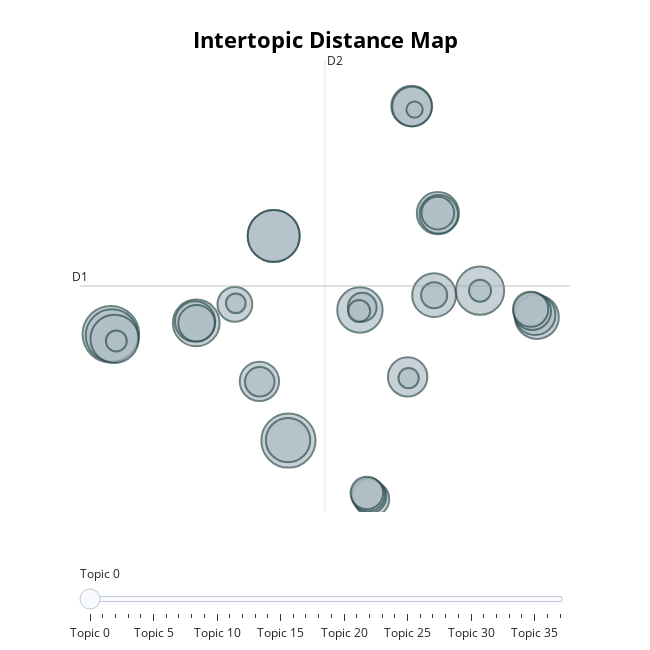

Notebook code cell kept with this figure:
### Markdown cell above
---

# PARTE II
## Topic Modeling (No supervisado)

---

### Code cell
# 1. Instalación de librerías
# Para poder ejecutar este fragmento de codigo se tiene que instalar la siguiente libreria 
# !pip install bertopic sentence-transformers pandas

import pandas as pd
from bertopic import BERTopic
from sentence_transformers import SentenceTransformer
from umap import UMAP
from hdbscan import HDBSCAN
import re

# ==========================================
# 1. Carga y Limpieza (Igual que Parte 1)
# ==========================================
print("=" * 54)
print("=" * 6 + " 2.1 Carga y Limpieza (Igual que Parte 1) " + "=" * 6)
print("=" * 54)

df = pd.read_csv('retail_reviews.csv')

# Limpieza básica para quitar ruido visual
def clean_text(text):
    if pd.isna(text): return ""
    text = re.sub(r'[^a-zA-ZáéíóúñÁÉÍÓÚÑ ]', '', text)
    return text.lower().strip()

df['text_clean'] = df['text'].apply(clean_text)
docs = df[df['text_clean'] != ""]['text_clean'].tolist()

# ==========================================
# 2. Configuración del Pipeline BERTopic
# ==========================================
print("=" * 53)
print("=" * 6 + " 2.2 Configuración del Pipeline BERTopic " + "=" * 6)
print("=" * 53)

# Paso 1: Embeddings (Multilingüe para Español)
# Usamos un modelo que soporte español para captar semántica correcta
embedding_model = SentenceTransformer("paraphrase-multilingual-MiniLM-L12-v2")
embeddings = embedding_model.encode(docs, show_progress_bar=True)

# Paso 2: UMAP (Reducción de Dimensionalidad)
# n_neighbors=15: Balance entre estructura local y global
# n_components=5: Reducimos a 5 dimensiones para que HDBSCAN trabaje bien
umap_model = UMAP(n_neighbors=15, n_components=5, min_dist=0.0, metric='cosine', random_state=42)

# Paso 3: HDBSCAN (Clusterización)
# min_cluster_size=10: Queremos tópicos con al menos 10 reseñas
# prediction_data=True: Para poder predecir nuevos documentos luego
hdbscan_model = HDBSCAN(min_cluster_size=10, metric='euclidean', cluster_selection_method='eom', prediction_data=True)

# ==========================================
# 3. Entrenamiento del Modelo
# ==========================================
print("=" * 42)
print("=" * 6 + " 2.3 Entrenamiento del Modelo " + "=" * 6)
print("=" * 42)
topic_model = BERTopic(
    embedding_model=embedding_model, # Paso 1
    umap_model=umap_model,           # Paso 2
    hdbscan_model=hdbscan_model,     # Paso 3
    language="multilingual",         # Refuerzo para stopwords en español
    calculate_probabilities=True,
    verbose=True
)

topics, probs = topic_model.fit_transform(docs, embeddings)

# ==========================================
# 4. Resultados e Interpretación de Negocio
# ==========================================
print("=" * 56)
print("=" * 6 + " 2.4 Resultados e Interpretación de Negocio " + "=" * 6)
print("=" * 56)

# Generaramos la tabla de Top 5 Tópicos
freq = topic_model.get_topic_info()
print("\n--- Top 5 Tópicos Encontrados ---")
print(freq.head(6)) # head(6) porque el primero suele ser el -1 (Ruido)

# Mostrar palabras clave del Tópico 0 (el más frecuente)
print("\n--- Palabras Clave del Tópico Principal (ID 0) ---")
print(topic_model.get_topic(0))

# Visualización pora que nos funcione en Jupyter/Colab
topic_model.visualize_barchart(top_n_topics=5)
topic_model.visualize_topics()

### Figure 1 — Plotly figure (JSON) as saved in the notebook; plotly's stock layout.template omitted (floating-point values rounded to 4 significant figures)
{"data": [{"customdata": [[0, "contento | empacado | bien | buena | rápido", 132], [1, "son | perfectos | compra | color | tamaño", 121], [2, "estado | en | recomendado | llegó | rápido", 113], [3, "eficaz | empacado | bien | recomendado | llegó", 112], [4, "funciona | excelentemente | duradero | es | el", 111], [5, "fue | envío | buena | rápido | el", 96], [6, "impecable | gran | cliente | al | atención", 96], [7, "insatisfecho | empaque | defectuoso | sucio | muy", 90], [8, "tarde | estaba | roto | envío | llegó", 85], [9, "justo | satisfecho | precio | la | es", 81], [10, "nuevo | mis | expectativas | compraría | superó", 79], [11, "mala | pésima | cliente | al | atención", 79], [12, "poco | esperaba | uso | después | que", 73], [13, "recomiendo | constantemente | falla | lo | no", 68], [14, "ofrece | para | que | pésima | caro", 68], [15, "dañado | sucio | no | recomendado | producto", 67], [16, "total | una | decepción | defectuoso | producto", 65], [17, "lento | funcionar | decepción | gran | caro", 64], [18, "servicio | buen | duradero | cliente | al", 64], [19, "llegar | estaba | empaque | sucio | en", 61], [20, "mercado | demasiado | para | caro | buena", 58], [21, "rompió | frágil | se | color | es", 55], [22, "elevado | precio | duradero | pero | es", 51], [23, "pocos | los | días | mala | roto", 50], [24, "mediocre | pero | rápido | de | calidad", 50], [25, "lenta | aunque | fue | la | atención", 47], [26, "menores | fallas | tiene | algunas | buena", 46], [27, "esperado | tamaño | no | llegó | pero", 44], [28, "documentación | confusa | aunque | buen | la", 44], [29, "servicio | buen | duradero | cliente | al", 36], [30, "tarde | envío | llegó | pero | excelente", 34], [31, "nuevo | mis | expectativas | compraría | superó", 28], [32, "tarde | envío | llegó | pero | excelente", 20], [33, "impecable | gran | cliente | al | atención", 20], [34, "fue | envío | buena | rápido | el", 18], [35, "lento | funcionar | decepción | gran | caro", 17], [36, "pocos | los | días | mala | roto", 16], [37, "total | una | decepción | defectuoso | producto", 11]], "hovertemplate": "<b>Topic %{customdata[0]}</b><br>%{customdata[1]}<br>Size: %{customdata[2]}", "legendgroup": "", "marker": {"color": "#B0BEC5", "line": {"color": "DarkSlateGrey", "width": 2}, "size": [132, 121, 113, 112, 111, 96, 96, 90, 85, 81, 79, 79, 73, 68, 68, 67, 65, 64, 64, 61, 58, 55, 51, 50, 50, 47, 46, 44, 44, 36, 34, 28, 20, 20, 18, 17, 16, 11], "sizemode": "area", "sizeref": 0.0825, "symbol": "circle"}, "mode": "markers", "name": "", "orientation": "v", "showlegend": false, "type": "scatter", "x": [-17.88, -2.457, -17.79, -3.739, -3.739, -17.56, 14.19, -10.47, 3.756, -2.491, 10.2, 19.14, 10.53, 8.248, 18.98, -10.57, 8.284, 7.902, -4.978, 10.61, 18.73, -10.44, 18.59, -7.108, 4.788, 4.59, 4.474, 10.53, 4.361, -4.95, 3.954, 10.2, 3.684, 14.19, -17.41, 7.987, -7.028, 8.502], "xaxis": "x", "y": [5.557, -1.951, 5.466, 12.5, 12.5, 5.232, 8.637, 6.361, 7.272, -1.924, 8.319, 6.773, 14.11, 21.68, 6.934, 6.461, 21.65, 2.545, 2.23, 14.03, 7.184, 6.329, 7.323, 7.669, -6.088, -5.89, -5.774, 14.12, -5.661, 2.199, 7.469, 8.314, 7.2, 8.637, 5.083, 2.461, 7.748, 21.43], "yaxis": "y"}], "layout": {"annotations": [{"showarrow": false, "text": "D1", "x": -20.57, "y": 8.966, "yshift": 10}, {"showarrow": false, "text": "D2", "x": 0.7207, "xshift": 10, "y": 24.93}], "height": 650, "hoverlabel": {"bgcolor": "white", "font": {"family": "Rockwell", "size": 16}}, "legend": {"itemsizing": "constant", "tracegroupgap": 0}, "margin": {"t": 60}, "shapes": [{"line": {"color": "#CFD8DC", "width": 2}, "type": "line", "x0": 0.7207, "x1": 0.7207, "y0": -7.001, "y1": 24.93}, {"line": {"color": "#9E9E9E", "width": 2}, "type": "line", "x0": -20.57, "x1": 22.01, "y0": 8.966, "y1": 8.966}], "sliders": [{"active": 0, "pad": {"t": 50}, "steps": [{"args": [{"marker.color": [["red", "#B0BEC5", "#B0BEC5", "#B0BEC5", "#B0BEC5", "#B0BEC5", "#B0BEC5", "#B0BEC5", "#B0BEC5", "#B0BEC5", "#B0BEC5", "#B0BEC5", "#B0BEC5", "#B0BEC5", "#B0BEC5", "#B0BEC5", "#B0BEC5", "#B0BEC5", "#B0BEC5", "#B0BEC5", "#B0BEC5", "#B0BEC5", "#B0BEC5", "#B0BEC5", "#B0BEC5", "#B0BEC5", "#B0BEC5", "#B0BEC5", "#B0BEC5", "#B0BEC5", "#B0BEC5", "#B0BEC5", "#B0BEC5", "#B0BEC5", "#B0BEC5", "#B0BEC5", "#B0BEC5", "#B0BEC5"]]}], "label": "Topic 0", "method": "update"}, {"args": [{"marker.color": [["#B0BEC5", "red", "#B0BEC5", "#B0BEC5", "#B0BEC5", "#B0BEC5", "#B0BEC5", "#B0BEC5", "#B0BEC5", "#B0BEC5", "#B0BEC5", "#B0BEC5", "#B0BEC5", "#B0BEC5", "#B0BEC5", "#B0BEC5", "#B0BEC5", "#B0BEC5", "#B0BEC5", "#B0BEC5", "#B0BEC5", "#B0BEC5", "#B0BEC5", "#B0BEC5", "#B0BEC5", "#B0BEC5", "#B0BEC5", "#B0BEC5", "#B0BEC5", "#B0BEC5", "#B0BEC5", "#B0BEC5", "#B0BEC5", "#B0BEC5", "#B0BEC5", "#B0BEC5", "#B0BEC5", "#B0BEC5"]]}], "label": "Topic 1", "method": "update"}, {"args": [{"marker.color": [["#B0BEC5", "#B0BEC5", "red", "#B0BEC5", "#B0BEC5", "#B0BEC5", "#B0BEC5", "#B0BEC5", "#B0BEC5", "#B0BEC5", "#B0BEC5", "#B0BEC5", "#B0BEC5", "#B0BEC5", "#B0BEC5", "#B0BEC5", "#B0BEC5", "#B0BEC5", "#B0BEC5", "#B0BEC5", "#B0BEC5", "#B0BEC5", "#B0BEC5", "#B0BEC5", "#B0BEC5", "#B0BEC5", "#B0BEC5", "#B0BEC5", "#B0BEC5", "#B0BEC5", "#B0BEC5", "#B0BEC5", "#B0BEC5", "#B0BEC5", "#B0BEC5", "#B0BEC5", "#B0BEC5", "#B0BEC5"]]}], "label": "Topic 2", "method": "update"}, {"args": [{"marker.color": [["#B0BEC5", "#B0BEC5", "#B0BEC5", "red", "#B0BEC5", "#B0BEC5", "#B0BEC5", "#B0BEC5", "#B0BEC5", "#B0BEC5", "#B0BEC5", "#B0BEC5", "#B0BEC5", "#B0BEC5", "#B0BEC5", "#B0BEC5", "#B0BEC5", "#B0BEC5", "#B0BEC5", "#B0BEC5", "#B0BEC5", "#B0BEC5", "#B0BEC5", "#B0BEC5", "#B0BEC5", "#B0BEC5", "#B0BEC5", "#B0BEC5", "#B0BEC5", "#B0BEC5", "#B0BEC5", "#B0BEC5", "#B0BEC5", "#B0BEC5", "#B0BEC5", "#B0BEC5", "#B0BEC5", "#B0BEC5"]]}], "label": "Topic 3", "method": "update"}, {"args": [{"marker.color": [["#B0BEC5", "#B0BEC5", "#B0BEC5", "#B0BEC5", "red", "#B0BEC5", "#B0BEC5", "#B0BEC5", "#B0BEC5", "#B0BEC5", "#B0BEC5", "#B0BEC5", "#B0BEC5", "#B0BEC5", "#B0BEC5", "#B0BEC5", "#B0BEC5", "#B0BEC5", "#B0BEC5", "#B0BEC5", "#B0BEC5", "#B0BEC5", "#B0BEC5", "#B0BEC5", "#B0BEC5", "#B0BEC5", "#B0BEC5", "#B0BEC5", "#B0BEC5", "#B0BEC5", "#B0BEC5", "#B0BEC5", "#B0BEC5", "#B0BEC5", "#B0BEC5", "#B0BEC5", "#B0BEC5", "#B0BEC5"]]}], "label": "Topic 4", "method": "update"}, {"args": [{"marker.color": [["#B0BEC5", "#B0BEC5", "#B0BEC5", "#B0BEC5", "#B0BEC5", "red", "#B0BEC5", "#B0BEC5", "#B0BEC5", "#B0BEC5", "#B0BEC5", "#B0BEC5", "#B0BEC5", "#B0BEC5", "#B0BEC5", "#B0BEC5", "#B0BEC5", "#B0BEC5", "#B0BEC5", "#B0BEC5", "#B0BEC5", "#B0BEC5", "#B0BEC5", "#B0BEC5", "#B0BEC5", "#B0BEC5", "#B0BEC5", "#B0BEC5", "#B0BEC5", "#B0BEC5", "#B0BEC5", "#B0BEC5", "#B0BEC5", "#B0BEC5", "#B0BEC5", "#B0BEC5", "#B0BEC5", "#B0BEC5"]]}], "label": "Topic 5", "method": "update"}, {"args": [{"marker.color": [["#B0BEC5", "#B0BEC5", "#B0BEC5", "#B0BEC5", "#B0BEC5", "#B0BEC5", "red", "#B0BEC5", "#B0BEC5", "#B0BEC5", "#B0BEC5", "#B0BEC5", "#B0BEC5", "#B0BEC5", "#B0BEC5", "#B0BEC5", "#B0BEC5", "#B0BEC5", "#B0BEC5", "#B0BEC5", "#B0BEC5", "#B0BEC5", "#B0BEC5", "#B0BEC5", "#B0BEC5", "#B0BEC5", "#B0BEC5", "#B0BEC5", "#B0BEC5", "#B0BEC5", "#B0BEC5", "#B0BEC5", "#B0BEC5", "#B0BEC5", "#B0BEC5", "#B0BEC5", "#B0BEC5", "#B0BEC5"]]}], "label": "Topic 6", "method": "update"}, {"args": [{"marker.color": [["#B0BEC5", "#B0BEC5", "#B0BEC5", "#B0BEC5", "#B0BEC5", "#B0BEC5", "#B0BEC5", "red", "#B0BEC5", "#B0BEC5", "#B0BEC5", "#B0BEC5", "#B0BEC5", "#B0BEC5", "#B0BEC5", "#B0BEC5", "#B0BEC5", "#B0BEC5", "#B0BEC5", "#B0BEC5", "#B0BEC5", "#B0BEC5", "#B0BEC5", "#B0BEC5", "#B0BEC5", "#B0BEC5", "#B0BEC5", "#B0BEC5", "#B0BEC5", "#B0BEC5", "#B0BEC5", "#B0BEC5", "#B0BEC5", "#B0BEC5", "#B0BEC5", "#B0BEC5", "#B0BEC5", "#B0BEC5"]]}], "label": "Topic 7", "method": "update"}, {"args": [{"marker.color": [["#B0BEC5", "#B0BEC5", "#B0BEC5", "#B0BEC5", "#B0BEC5", "#B0BEC5", "#B0BEC5", "#B0BEC5", "red", "#B0BEC5", "#B0BEC5", "#B0BEC5", "#B0BEC5", "#B0BEC5", "#B0BEC5", "#B0BEC5", "#B0BEC5", "#B0BEC5", "#B0BEC5", "#B0BEC5", "#B0BEC5", "#B0BEC5", "#B0BEC5", "#B0BEC5", "#B0BEC5", "#B0BEC5", "#B0BEC5", "#B0BEC5", "#B0BEC5", "#B0BEC5", "#B0BEC5", "#B0BEC5", "#B0BEC5", "#B0BEC5", "#B0BEC5", "#B0BEC5", "#B0BEC5", "#B0BEC5"]]}], "label": "Topic 8", "method": "update"}, {"args": [{"marker.color": [["#B0BEC5", "#B0BEC5", "#B0BEC5", "#B0BEC5", "#B0BEC5", "#B0BEC5", "#B0BEC5", "#B0BEC5", "#B0BEC5", "red", "#B0BEC5", "#B0BEC5", "#B0BEC5", "#B0BEC5", "#B0BEC5", "#B0BEC5", "#B0BEC5", "#B0BEC5", "#B0BEC5", "#B0BEC5", "#B0BEC5", "#B0BEC5", "#B0BEC5", "#B0BEC5", "#B0BEC5", "#B0BEC5", "#B0BEC5", "#B0BEC5", "#B0BEC5", "#B0BEC5", "#B0BEC5", "#B0BEC5", "#B0BEC5", "#B0BEC5", "#B0BEC5", "#B0BEC5", "#B0BEC5", "#B0BEC5"]]}], "label": "Topic 9", "method": "update"}, {"args": [{"marker.color": [["#B0BEC5", "#B0BEC5", "#B0BEC5", "#B0BEC5", "#B0BEC5", "#B0BEC5", "#B0BEC5", "#B0BEC5", "#B0BEC5", "#B0BEC5", "red", "#B0BEC5", "#B0BEC5", "#B0BEC5", "#B0BEC5", "#B0BEC5", "#B0BEC5", "#B0BEC5", "#B0BEC5", "#B0BEC5", "#B0BEC5", "#B0BEC5", "#B0BEC5", "#B0BEC5", "#B0BEC5", "#B0BEC5", "#B0BEC5", "#B0BEC5", "#B0BEC5", "#B0BEC5", "#B0BEC5", "#B0BEC5", "#B0BEC5", "#B0BEC5", "#B0BEC5", "#B0BEC5", "#B0BEC5", "#B0BEC5"]]}], "label": "Topic 10", "method": "update"}, {"args": [{"marker.color": [["#B0BEC5", "#B0BEC5", "#B0BEC5", "#B0BEC5", "#B0BEC5", "#B0BEC5", "#B0BEC5", "#B0BEC5", "#B0BEC5", "#B0BEC5", "#B0BEC5", "red", "#B0BEC5", "#B0BEC5", "#B0BEC5", "#B0BEC5", "#B0BEC5", "#B0BEC5", "#B0BEC5", "#B0BEC5", "#B0BEC5", "#B0BEC5", "#B0BEC5", "#B0BEC5", "#B0BEC5", "#B0BEC5", "#B0BEC5", "#B0BEC5", "#B0BEC5", "#B0BEC5", "#B0BEC5", "#B0BEC5", "#B0BEC5", "#B0BEC5", "#B0BEC5", "#B0BEC5", "#B0BEC5", "#B0BEC5"]]}], "label": "Topic 11", "method": "update"}, {"args": [{"marker.color": [["#B0BEC5", "#B0BEC5", "#B0BEC5", "#B0BEC5", "#B0BEC5", "#B0BEC5", "#B0BEC5", "#B0BEC5", "#B0BEC5", "#B0BEC5", "#B0BEC5", "#B0BEC5", "red", "#B0BEC5", "#B0BEC5", "#B0BEC5", "#B0BEC5", "#B0BEC5", "#B0BEC5", "#B0BEC5", "#B0BEC5", "#B0BEC5", "#B0BEC5", "#B0BEC5", "#B0BEC5", "#B0BEC5", "#B0BEC5", "#B0BEC5", "#B0BEC5", "#B0BEC5", "#B0BEC5", "#B0BEC5", "#B0BEC5", "#B0BEC5", "#B0BEC5", "#B0BEC5", "#B0BEC5", "#B0BEC5"]]}], "label": "Topic 12", "method": "update"}, {"args": [{"marker.color": [["#B0BEC5", "#B0BEC5", "#B0BEC5", "#B0BEC5", "#B0BEC5", "#B0BEC5", "#B0BEC5", "#B0BEC5", "#B0BEC5", "#B0BEC5", "#B0BEC5", "#B0BEC5", "#B0BEC5", "red", "#B0BEC5", "#B0BEC5", "#B0BEC5", "#B0BEC5", "#B0BEC5", "#B0BEC5", "#B0BEC5", "#B0BEC5", "#B0BEC5", "#B0BEC5", "#B0BEC5", "#B0BEC5", "#B0BEC5", "#B0BEC5", "#B0BEC5", "#B0BEC5", "#B0BEC5", "#B0BEC5", "#B0BEC5", "#B0BEC5", "#B0BEC5", "#B0BEC5", "#B0BEC5", "#B0BEC5"]]}], "label": "Topic 13", "method": "update"}, {"args": [{"marker.color": [["#B0BEC5", "#B0BEC5", "#B0BEC5", "#B0BEC5", "#B0BEC5", "#B0BEC5", "#B0BEC5", "#B0BEC5", "#B0BEC5", "#B0BEC5", "#B0BEC5", "#B0BEC5", "#B0BEC5", "#B0BEC5", "red", "#B0BEC5", "#B0BEC5", "#B0BEC5", "#B0BEC5", "#B0BEC5", "#B0BEC5", "#B0BEC5", "#B0BEC5", "#B0BEC5", "#B0BEC5", "#B0BEC5", "#B0BEC5", "#B0BEC5", "#B0BEC5", "#B0BEC5", "#B0BEC5", "#B0BEC5", "#B0BEC5", "#B0BEC5", "#B0BEC5", "#B0BEC5", "#B0BEC5", "#B0BEC5"]]}], "label": "Topic 14", "method": "update"}, {"args": [{"marker.color": [["#B0BEC5", "#B0BEC5", "#B0BEC5", "#B0BEC5", "#B0BEC5", "#B0BEC5", "#B0BEC5", "#B0BEC5", "#B0BEC5", "#B0BEC5", "#B0BEC5", "#B0BEC5", "#B0BEC5", "#B0BEC5", "#B0BEC5", "red", "#B0BEC5", "#B0BEC5", "#B0BEC5", "#B0BEC5", "#B0BEC5", "#B0BEC5", "#B0BEC5", "#B0BEC5", "#B0BEC5", "#B0BEC5", "#B0BEC5", "#B0BEC5", "#B0BEC5", "#B0BEC5", "#B0BEC5", "#B0BEC5", "#B0BEC5", "#B0BEC5", "#B0BEC5", "#B0BEC5", "#B0BEC5", "#B0BEC5"]]}], "label": "Topic 15", "method": "update"}, {"args": [{"marker.color": [["#B0BEC5", "#B0BEC5", "#B0BEC5", "#B0BEC5", "#B0BEC5", "#B0BEC5", "#B0BEC5", "#B0BEC5", "#B0BEC5", "#B0BEC5", "#B0BEC5", "#B0BEC5", "#B0BEC5", "#B0BEC5", "#B0BEC5", "#B0BEC5", "red", "#B0BEC5", "#B0BEC5", "#B0BEC5", "#B0BEC5", "#B0BEC5", "#B0BEC5", "#B0BEC5", "#B0BEC5", "#B0BEC5", "#B0BEC5", "#B0BEC5", "#B0BEC5", "#B0BEC5", "#B0BEC5", "#B0BEC5", "#B0BEC5", "#B0BEC5", "#B0BEC5", "#B0BEC5", "#B0BEC5", "#B0BEC5"]]}], "label": "Topic 16", "method": "update"}, {"args": [{"marker.color": [["#B0BEC5", "#B0BEC5", "#B0BEC5", "#B0BEC5", "#B0BEC5", "#B0BEC5", "#B0BEC5", "#B0BEC5", "#B0BEC5", "#B0BEC5", "#B0BEC5", "#B0BEC5", "#B0BEC5", "#B0BEC5", "#B0BEC5", "#B0BEC5", "#B0BEC5", "red", "#B0BEC5", "#B0BEC5", "#B0BEC5", "#B0BEC5", "#B0BEC5", "#B0BEC5", "#B0BEC5", "#B0BEC5", "#B0BEC5", "#B0BEC5", "#B0BEC5", "#B0BEC5", "#B0BEC5", "#B0BEC5", "#B0BEC5", "#B0BEC5", "#B0BEC5", "#B0BEC5", "#B0BEC5", "#B0BEC5"]]}], "label": "Topic 17", "method": "update"}, {"args": [{"marker.color": [["#B0BEC5", "#B0BEC5", "#B0BEC5", "#B0BEC5", "#B0BEC5", "#B0BEC5", "#B0BEC5", "#B0BEC5", "#B0BEC5", "#B0BEC5", "#B0BEC5", "#B0BEC5", "#B0BEC5", "#B0BEC5", "#B0BEC5", "#B0BEC5", "#B0BEC5", "#B0BEC5", "red", "#B0BEC5", "#B0BEC5", "#B0BEC5", "#B0BEC5", "#B0BEC5", "#B0BEC5", "#B0BEC5", "#B0BEC5", "#B0BEC5", "#B0BEC5", "#B0BEC5", "#B0BEC5", "#B0BEC5", "#B0BEC5", "#B0BEC5", "#B0BEC5", "#B0BEC5", "#B0BEC5", "#B0BEC5"]]}], "label": "Topic 18", "method": "update"}, {"args": [{"marker.color": [["#B0BEC5", "#B0BEC5", "#B0BEC5", "#B0BEC5", "#B0BEC5", "#B0BEC5", "#B0BEC5", "#B0BEC5", "#B0BEC5", "#B0BEC5", "#B0BEC5", "#B0BEC5", "#B0BEC5", "#B0BEC5", "#B0BEC5", "#B0BEC5", "#B0BEC5", "#B0BEC5", "#B0BEC5", "red", "#B0BEC5", "#B0BEC5", "#B0BEC5", "#B0BEC5", "#B0BEC5", "#B0BEC5", "#B0BEC5", "#B0BEC5", "#B0BEC5", "#B0BEC5", "#B0BEC5", "#B0BEC5", "#B0BEC5", "#B0BEC5", "#B0BEC5", "#B0BEC5", "#B0BEC5", "#B0BEC5"]]}], "label": "Topic 19", "method": "update"}, {"args": [{"marker.color": [["#B0BEC5", "#B0BEC5", "#B0BEC5", "#B0BEC5", "#B0BEC5", "#B0BEC5", "#B0BEC5", "#B0BEC5", "#B0BEC5", "#B0BEC5", "#B0BEC5", "#B0BEC5", "#B0BEC5", "#B0BEC5", "#B0BEC5", "#B0BEC5", "#B0BEC5", "#B0BEC5", "#B0BEC5", "#B0BEC5", "red", "#B0BEC5", "#B0BEC5", "#B0BEC5", "#B0BEC5", "#B0BEC5", "#B0BEC5", "#B0BEC5", "#B0BEC5", "#B0BEC5", "#B0BEC5", "#B0BEC5", "#B0BEC5", "#B0BEC5", "#B0BEC5", "#B0BEC5", "#B0BEC5", "#B0BEC5"]]}], "label": "Topic 20", "method": "update"}, {"args": [{"marker.color": [["#B0BEC5", "#B0BEC5", "#B0BEC5", "#B0BEC5", "#B0BEC5", "#B0BEC5", "#B0BEC5", "#B0BEC5", "#B0BEC5", "#B0BEC5", "#B0BEC5", "#B0BEC5", "#B0BEC5", "#B0BEC5", "#B0BEC5", "#B0BEC5", "#B0BEC5", "#B0BEC5", "#B0BEC5", "#B0BEC5", "#B0BEC5", "red", "#B0BEC5", "#B0BEC5", "#B0BEC5", "#B0BEC5", "#B0BEC5", "#B0BEC5", "#B0BEC5", "#B0BEC5", "#B0BEC5", "#B0BEC5", "#B0BEC5", "#B0BEC5", "#B0BEC5", "#B0BEC5", "#B0BEC5", "#B0BEC5"]]}], "label": "Topic 21", "method": "update"}, {"args": [{"marker.color": [["#B0BEC5", "#B0BEC5", "#B0BEC5", "#B0BEC5", "#B0BEC5", "#B0BEC5", "#B0BEC5", "#B0BEC5", "#B0BEC5", "#B0BEC5", "#B0BEC5", "#B0BEC5", "#B0BEC5", "#B0BEC5", "#B0BEC5", "#B0BEC5", "#B0BEC5", "#B0BEC5", "#B0BEC5", "#B0BEC5", "#B0BEC5", "#B0BEC5", "red", "#B0BEC5", "#B0BEC5", "#B0BEC5", "#B0BEC5", "#B0BEC5", "#B0BEC5", "#B0BEC5", "#B0BEC5", "#B0BEC5", "#B0BEC5", "#B0BEC5", "#B0BEC5", "#B0BEC5", "#B0BEC5", "#B0BEC5"]]}], "label": "Topic 22", "method": "update"}, {"args": [{"marker.color": [["#B0BEC5", "#B0BEC5", "#B0BEC5", "#B0BEC5", "#B0BEC5", "#B0BEC5", "#B0BEC5", "#B0BEC5", "#B0BEC5", "#B0BEC5", "#B0BEC5", "#B0BEC5", "#B0BEC5", "#B0BEC5", "#B0BEC5", "#B0BEC5", "#B0BEC5", "#B0BEC5", "#B0BEC5", "#B0BEC5", "#B0BEC5", "#B0BEC5", "#B0BEC5", "red", "#B0BEC5", "#B0BEC5", "#B0BEC5", "#B0BEC5", "#B0BEC5", "#B0BEC5", "#B0BEC5", "#B0BEC5", "#B0BEC5", "#B0BEC5", "#B0BEC5", "#B0BEC5", "#B0BEC5", "#B0BEC5"]]}], "label": "Topic 23", "method": "update"}, {"args": [{"marker.color": [["#B0BEC5", "#B0BEC5", "#B0BEC5", "#B0BEC5", "#B0BEC5", "#B0BEC5", "#B0BEC5", "#B0BEC5", "#B0BEC5", "#B0BEC5", "#B0BEC5", "#B0BEC5", "#B0BEC5", "#B0BEC5", "#B0BEC5", "#B0BEC5", "#B0BEC5", "#B0BEC5", "#B0BEC5", "#B0BEC5", "#B0BEC5", "#B0BEC5", "#B0BEC5", "#B0BEC5", "red", "#B0BEC5", "#B0BEC5", "#B0BEC5", "#B0BEC5", "#B0BEC5", "#B0BEC5", "#B0BEC5", "#B0BEC5", "#B0BEC5", "#B0BEC5", "#B0BEC5", "#B0BEC5", "#B0BEC5"]]}], "label": "Topic 24", "method": "update"}, {"args": [{"marker.color": [["#B0BEC5", "#B0BEC5", "#B0BEC5", "#B0BEC5", "#B0BEC5", "#B0BEC5", "#B0BEC5", "#B0BEC5", "#B0BEC5", "#B0BEC5", "#B0BEC5", "#B0BEC5", "#B0BEC5", "#B0BEC5", "#B0BEC5", "#B0BEC5", "#B0BEC5", "#B0BEC5", "#B0BEC5", "#B0BEC5", "#B0BEC5", "#B0BEC5", "#B0BEC5", "#B0BEC5", "#B0BEC5", "red", "#B0BEC5", "#B0BEC5", "#B0BEC5", "#B0BEC5", "#B0BEC5", "#B0BEC5", "#B0BEC5", "#B0BEC5", "#B0BEC5", "#B0BEC5", "#B0BEC5", "#B0BEC5"]]}], "label": "Topic 25", "method": "update"}, {"args": [{"marker.color": [["#B0BEC5", "#B0BEC5", "#B0BEC5", "#B0BEC5", "#B0BEC5", "#B0BEC5", "#B0BEC5", "#B0BEC5", "#B0BEC5", "#B0BEC5", "#B0BEC5", "#B0BEC5", "#B0BEC5", "#B0BEC5", "#B0BEC5", "#B0BEC5", "#B0BEC5", "#B0BEC5", "#B0BEC5", "#B0BEC5", "#B0BEC5", "#B0BEC5", "#B0BEC5", "#B0BEC5", "#B0BEC5", "#B0BEC5", "red", "#B0BEC5", "#B0BEC5", "#B0BEC5", "#B0BEC5", "#B0BEC5", "#B0BEC5", "#B0BEC5", "#B0BEC5", "#B0BEC5", "#B0BEC5", "#B0BEC5"]]}], "label": "Topic 26", "method": "update"}, {"args": [{"marker.color": [["#B0BEC5", "#B0BEC5", "#B0BEC5", "#B0BEC5", "#B0BEC5", "#B0BEC5", "#B0BEC5", "#B0BEC5", "#B0BEC5", "#B0BEC5", "#B0BEC5", "#B0BEC5", "#B0BEC5", "#B0BEC5", "#B0BEC5", "#B0BEC5", "#B0BEC5", "#B0BEC5", "#B0BEC5", "#B0BEC5", "#B0BEC5", "#B0BEC5", "#B0BEC5", "#B0BEC5", "#B0BEC5", "#B0BEC5", "#B0BEC5", "red", "#B0BEC5", "#B0BEC5", "#B0BEC5", "#B0BEC5", "#B0BEC5", "#B0BEC5", "#B0BEC5", "#B0BEC5", "#B0BEC5", "#B0BEC5"]]}], "label": "Topic 27", "method": "update"}, {"args": [{"marker.color": [["#B0BEC5", "#B0BEC5", "#B0BEC5", "#B0BEC5", "#B0BEC5", "#B0BEC5", "#B0BEC5", "#B0BEC5", "#B0BEC5", "#B0BEC5", "#B0BEC5", "#B0BEC5", "#B0BEC5", "#B0BEC5", "#B0BEC5", "#B0BEC5", "#B0BEC5", "#B0BEC5", "#B0BEC5", "#B0BEC5", "#B0BEC5", "#B0BEC5", "#B0BEC5", "#B0BEC5", "#B0BEC5", "#B0BEC5", "#B0BEC5", "#B0BEC5", "red", "#B0BEC5", "#B0BEC5", "#B0BEC5", "#B0BEC5", "#B0BEC5", "#B0BEC5", "#B0BEC5", "#B0BEC5", "#B0BEC5"]]}], "label": "Topic 28", "method": "update"}, {"args": [{"marker.color": [["#B0BEC5", "#B0BEC5", "#B0BEC5", "#B0BEC5", "#B0BEC5", "#B0BEC5", "#B0BEC5", "#B0BEC5", "#B0BEC5", "#B0BEC5", "#B0BEC5", "#B0BEC5", "#B0BEC5", "#B0BEC5", "#B0BEC5", "#B0BEC5", "#B0BEC5", "#B0BEC5", "#B0BEC5", "#B0BEC5", "#B0BEC5", "#B0BEC5", "#B0BEC5", "#B0BEC5", "#B0BEC5", "#B0BEC5", "#B0BEC5", "#B0BEC5", "#B0BEC5", "red", "#B0BEC5", "#B0BEC5", "#B0BEC5", "#B0BEC5", "#B0BEC5", "#B0BEC5", "#B0BEC5", "#B0BEC5"]]}], "label": "Topic 29", "method": "update"}, {"args": [{"marker.color": [["#B0BEC5", "#B0BEC5", "#B0BEC5", "#B0BEC5", "#B0BEC5", "#B0BEC5", "#B0BEC5", "#B0BEC5", "#B0BEC5", "#B0BEC5", "#B0BEC5", "#B0BEC5", "#B0BEC5", "#B0BEC5", "#B0BEC5", "#B0BEC5", "#B0BEC5", "#B0BEC5", "#B0BEC5", "#B0BEC5", "#B0BEC5", "#B0BEC5", "#B0BEC5", "#B0BEC5", "#B0BEC5", "#B0BEC5", "#B0BEC5", "#B0BEC5", "#B0BEC5", "#B0BEC5", "red", "#B0BEC5", "#B0BEC5", "#B0BEC5", "#B0BEC5", "#B0BEC5", "#B0BEC5", "#B0BEC5"]]}], "label": "Topic 30", "method": "update"}, {"args": [{"marker.color": [["#B0BEC5", "#B0BEC5", "#B0BEC5", "#B0BEC5", "#B0BEC5", "#B0BEC5", "#B0BEC5", "#B0BEC5", "#B0BEC5", "#B0BEC5", "#B0BEC5", "#B0BEC5", "#B0BEC5", "#B0BEC5", "#B0BEC5", "#B0BEC5", "#B0BEC5", "#B0BEC5", "#B0BEC5", "#B0BEC5", "#B0BEC5", "#B0BEC5", "#B0BEC5", "#B0BEC5", "#B0BEC5", "#B0BEC5", "#B0BEC5", "#B0BEC5", "#B0BEC5", "#B0BEC5", "#B0BEC5", "red", "#B0BEC5", "#B0BEC5", "#B0BEC5", "#B0BEC5", "#B0BEC5", "#B0BEC5"]]}], "label": "Topic 31", "method": "update"}, {"args": [{"marker.color": [["#B0BEC5", "#B0BEC5", "#B0BEC5", "#B0BEC5", "#B0BEC5", "#B0BEC5", "#B0BEC5", "#B0BEC5", "#B0BEC5", "#B0BEC5", "#B0BEC5", "#B0BEC5", "#B0BEC5", "#B0BEC5", "#B0BEC5", "#B0BEC5", "#B0BEC5", "#B0BEC5", "#B0BEC5", "#B0BEC5", "#B0BEC5", "#B0BEC5", "#B0BEC5", "#B0BEC5", "#B0BEC5", "#B0BEC5", "#B0BEC5", "#B0BEC5", "#B0BEC5", "#B0BEC5", "#B0BEC5", "#B0BEC5", "red", "#B0BEC5", "#B0BEC5", "#B0BEC5", "#B0BEC5", "#B0BEC5"]]}], "label": "Topic 32", "method": "update"}, {"args": [{"marker.color": [["#B0BEC5", "#B0BEC5", "#B0BEC5", "#B0BEC5", "#B0BEC5", "#B0BEC5", "#B0BEC5", "#B0BEC5", "#B0BEC5", "#B0BEC5", "#B0BEC5", "#B0BEC5", "#B0BEC5", "#B0BEC5", "#B0BEC5", "#B0BEC5", "#B0BEC5", "#B0BEC5", "#B0BEC5", "#B0BEC5", "#B0BEC5", "#B0BEC5", "#B0BEC5", "#B0BEC5", "#B0BEC5", "#B0BEC5", "#B0BEC5", "#B0BEC5", "#B0BEC5", "#B0BEC5", "#B0BEC5", "#B0BEC5", "#B0BEC5", "red", "#B0BEC5", "#B0BEC5", "#B0BEC5", "#B0BEC5"]]}], "label": "Topic 33", "method": "update"}, {"args": [{"marker.color": [["#B0BEC5", "#B0BEC5", "#B0BEC5", "#B0BEC5", "#B0BEC5", "#B0BEC5", "#B0BEC5", "#B0BEC5", "#B0BEC5", "#B0BEC5", "#B0BEC5", "#B0BEC5", "#B0BEC5", "#B0BEC5", "#B0BEC5", "#B0BEC5", "#B0BEC5", "#B0BEC5", "#B0BEC5", "#B0BEC5", "#B0BEC5", "#B0BEC5", "#B0BEC5", "#B0BEC5", "#B0BEC5", "#B0BEC5", "#B0BEC5", "#B0BEC5", "#B0BEC5", "#B0BEC5", "#B0BEC5", "#B0BEC5", "#B0BEC5", "#B0BEC5", "red", "#B0BEC5", "#B0BEC5", "#B0BEC5"]]}], "label": "Topic 34", "method": "update"}, {"args": [{"marker.color": [["#B0BEC5", "#B0BEC5", "#B0BEC5", "#B0BEC5", "#B0BEC5", "#B0BEC5", "#B0BEC5", "#B0BEC5", "#B0BEC5", "#B0BEC5", "#B0BEC5", "#B0BEC5", "#B0BEC5", "#B0BEC5", "#B0BEC5", "#B0BEC5", "#B0BEC5", "#B0BEC5", "#B0BEC5", "#B0BEC5", "#B0BEC5", "#B0BEC5", "#B0BEC5", "#B0BEC5", "#B0BEC5", "#B0BEC5", "#B0BEC5", "#B0BEC5", "#B0BEC5", "#B0BEC5", "#B0BEC5", "#B0BEC5", "#B0BEC5", "#B0BEC5", "#B0BEC5", "red", "#B0BEC5", "#B0BEC5"]]}], "label": "Topic 35", "method": "update"}, {"args": [{"marker.color": [["#B0BEC5", "#B0BEC5", "#B0BEC5", "#B0BEC5", "#B0BEC5", "#B0BEC5", "#B0BEC5", "#B0BEC5", "#B0BEC5", "#B0BEC5", "#B0BEC5", "#B0BEC5", "#B0BEC5", "#B0BEC5", "#B0BEC5", "#B0BEC5", "#B0BEC5", "#B0BEC5", "#B0BEC5", "#B0BEC5", "#B0BEC5", "#B0BEC5", "#B0BEC5", "#B0BEC5", "#B0BEC5", "#B0BEC5", "#B0BEC5", "#B0BEC5", "#B0BEC5", "#B0BEC5", "#B0BEC5", "#B0BEC5", "#B0BEC5", "#B0BEC5", "#B0BEC5", "#B0BEC5", "red", "#B0BEC5"]]}], "label": "Topic 36", "method": "update"}, {"args": [{"marker.color": [["#B0BEC5", "#B0BEC5", "#B0BEC5", "#B0BEC5", "#B0BEC5", "#B0BEC5", "#B0BEC5", "#B0BEC5", "#B0BEC5", "#B0BEC5", "#B0BEC5", "#B0BEC5", "#B0BEC5", "#B0BEC5", "#B0BEC5", "#B0BEC5", "#B0BEC5", "#B0BEC5", "#B0BEC5", "#B0BEC5", "#B0BEC5", "#B0BEC5", "#B0BEC5", "#B0BEC5", "#B0BEC5", "#B0BEC5", "#B0BEC5", "#B0BEC5", "#B0BEC5", "#B0BEC5", "#B0BEC5", "#B0BEC5", "#B0BEC5", "#B0BEC5", "#B0BEC5", "#B0BEC5", "#B0BEC5", "red"]]}], "label": "Topic 37", "method": "update"}]}], "title": {"font": {"color": "Black", "size": 22}, "text": "<b>Intertopic Distance Map</b>", "x": 0.5, "xanchor": "center", "y": 0.95, "yanchor": "top"}, "width": 650, "xaxis": {"anchor": "y", "domain": [0, 1], "range": [-20.57, 22.01], "title": {"text": ""}, "visible": false}, "yaxis": {"anchor": "x", "domain": [0, 1], "range": [-7.001, 24.93], "title": {"text": ""}, "visible": false}}}
